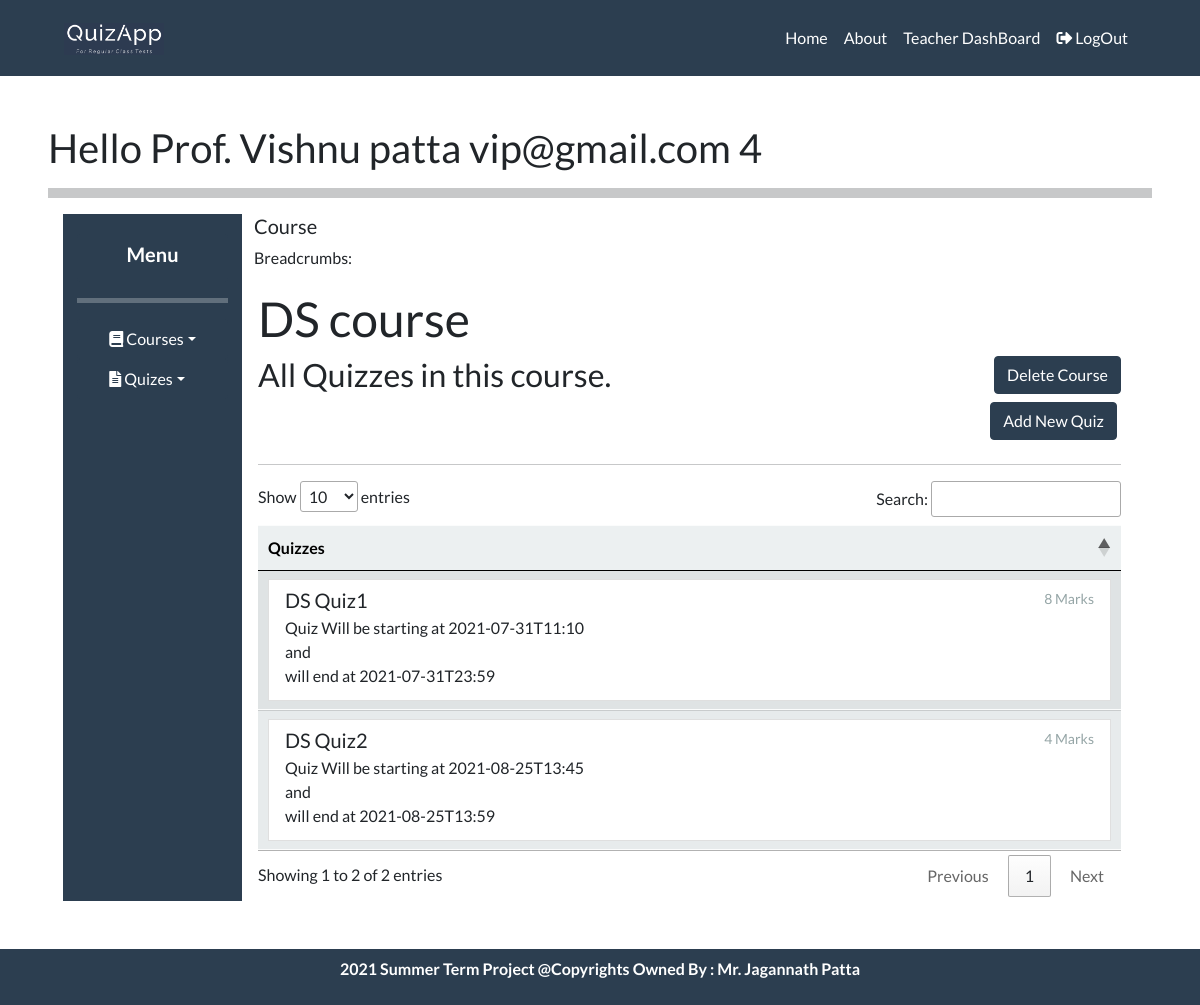
Page /teacher/Course?id=2&name=DS (signed in) on the committed database.
### tables this page shows
CREATE TABLE "Quiz" (
	"quiz_id"	INTEGER NOT NULL PRIMARY KEY AUTOINCREMENT,
	"teacher_id"	INTEGER NOT NULL,
	"course_id"	INTEGER NOT NULL,
	"quiz_name"	TEXT,
	"img_id"	INTEGER NOT NULL,
	"img_key"	BLOB,
	"quiz_marks"	INTEGER DEFAULT 0,
	"quiz_startDate"	TEXT NOT NULL,
	"quiz_endDate"	TEXT NOT NULL,
	FOREIGN KEY("img_id") REFERENCES "Images"("image_id") ON DELETE SET NULL,
	UNIQUE("course_id","teacher_id","quiz_name"),
	FOREIGN KEY("teacher_id") REFERENCES "Teacher"("teacher_id") ON DELETE CASCADE,
	FOREIGN KEY("course_id") REFERENCES "Course"("course_id") ON DELETE CASCADE
);

### Teacher/views.py (the view)
@breadcrumb('Course')
def TeacherCourse():
    page = check_user("/teacherSite/course.html")
    if len(page) > 1:
        return render_template(page[0] , msg = page[1])
    else:
        cid = request.args.get('id',type = int)
        name = request.args.get('name', type = str)
        try:
            conn = sqlite3.connect("DataBase/quizAppDataBase.db")
            cursor = conn.cursor()
            quizes = cursor.execute("SELECT QUIZ_ID , QUIZ_NAME , QUIZ_MARKS , QUIZ_STARTDATE , QUIZ_ENDDATE from QUIZ WHERE COURSE_ID = ? AND TEACHER_ID = ? " , ( cid , session['role_id'] , )).fetchall()
            cursor.close()
            conn.close()
        except Exception as e:
                msg = "Some Error : " + str(e)
        return render_template(page[0] , course = [ cid, name ] , quizes = quizes)

### Teacher/views.py (called while the page is built)
def check_user(page):
    if session.get("email"):
        if session.get("user_role") == 'T':
            return [page]
        else:
            return [page , "You Don't have these previlages." ]
    else:
        return ['login.html']

### breadcrumb.py (called while the page is built, shortened)
def breadcrumb(view_title):
    def decorator(f):
        @functools.wraps(f)
        def decorated_function(*args, **kwargs):
            flask.g.title = view_title
            session_crumbs = flask.session.setdefault('crumbs', [])
            flask.g.breadcrumbs = []
            for path, title in session_crumbs:
                flask.g.breadcrumbs.append(BreadCrumb(path, title))
            flask.session.modified = True
            item = (flask.request.url, view_title)
            try:
                if item[1] not in [ i[1] for i in session_crumbs]:
                    session_crumbs.append(item)
            except:
                pass
            rv = f(*args, **kwargs)
            if len(session_crumbs) > 5:
                session_crumbs.pop(0)
            return rv
        return decorated_function
    return decorator

### templates/teacherSite/course.html (shortened to what this page needs)
{% extends "/teacherSite/teacherHome.html" %}
{% block body %}
<div class="p-sm-1">
{% if course %}
<h1>  {{ course[1] }} course </h1>
{% endif %}
<div class="row">
    {% if course %}
        <div class="col-md-9">
            <h3> All Quizzes in this course.</h3>
        </div>
        <div class="col-md-3">
            <a class="btn btn-primary float-right mb-2" onclick="deleteCourse( '{{course[0]}}' )" > Delete Course </a>
             <a class="btn btn-primary float-right mb-2 mr-1" href="/teacher/AddQuiz?cid={{course[0]}}">Add New Quiz</a>
        </div>
    {% endif %}
</div>
<hr>
    <table id='tab' class="display table responsive table-hover">
        <thead>
            <tr class="table-light">
              <th scope="col"> Quizzes </th>
            </tr>
          </thead>
        <tbody>
            {% for quiz in  quizes: %}
          <tr class="table-light">
            <td>
                <a href="/teacher/quiz?id={{quiz[0]}}&name={{quiz[1]}}" class="list-group-item list-group-item-action flex-column align-items-start">
                    <div class="d-flex w-100 justify-content-between">
                        <h5 class="mb-1"> {{quiz[1] }}   </h5>
                        <small class="text-muted">{{quiz[2]}} Marks </small>
                    </div>
                        <p class="mb-1">Quiz Will be starting at {{quiz[3]}} <br> and <br> will end at {{quiz[4]}}</p>
                </a>
            </td>
          </tr>
          {% endfor %}
        </tbody>
    </table>
</div>
{% endblock %}

### rows in the picture
Quiz: quiz_name "DS Quiz1", quiz_marks "8", quiz_startDate "2021-07-31T11:10", quiz_endDate "2021-07-31T23:59"
Quiz: quiz_name "DS Quiz2", quiz_marks "4", quiz_startDate "2021-08-25T13:45", quiz_endDate "2021-08-25T13:59"

### other values in the picture
{{ session['username'] }} "Vishnu patta"
{{ session['email'] }} "vip@gmail.com"
{{ session['role_id'] }} "4"
{{ g.title }} "Course"
{{ course[1] }} "DS"
